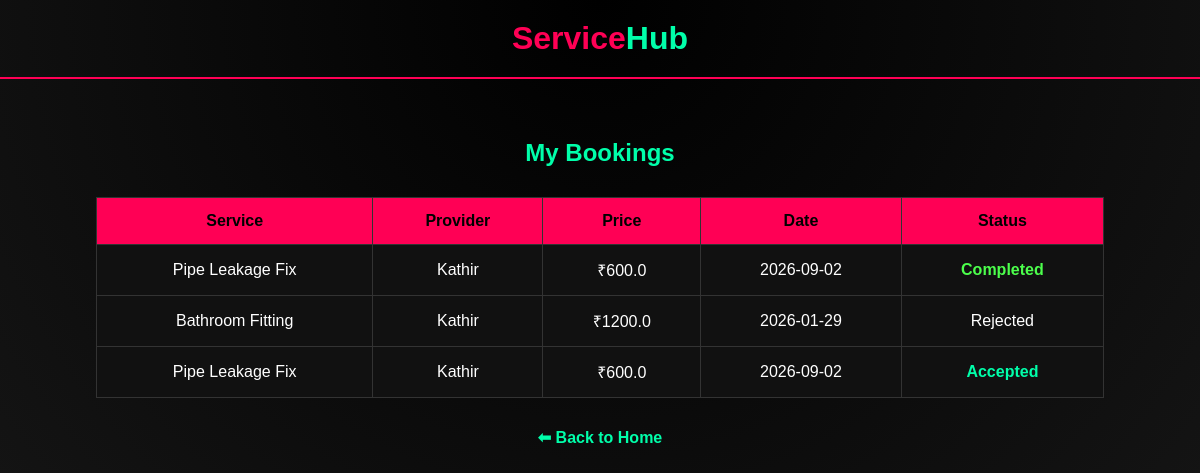
The app's page /my_bookings (signed in) with its own data.
### tables this page shows
CREATE TABLE bookings (
        id INTEGER PRIMARY KEY AUTOINCREMENT,
        user_id INTEGER,
        service_category TEXT,
        service_name TEXT,
        price REAL,
        booking_date TEXT,
        provider_id INTEGER,
        status TEXT DEFAULT 'Pending',
        admin_commission REAL DEFAULT 0,
        provider_amount REAL DEFAULT 0
    );

CREATE TABLE providers (
        id INTEGER PRIMARY KEY AUTOINCREMENT,
        name TEXT,
        service_type TEXT,
        email TEXT UNIQUE,
        password TEXT
    );

### app.py (the view)
@app.route("/my_bookings")
def my_bookings():
    if "user_id" not in session:
        return redirect(url_for("user_login"))
    conn = get_db()
    bookings = conn.execute("""
        SELECT b.service_name, b.price, b.booking_date, b.status,
               p.name AS provider_name
        FROM bookings b
        LEFT JOIN providers p ON b.provider_id = p.id
        WHERE b.user_id=?
    """, (session["user_id"],)).fetchall()
    conn.close()
    return render_template("my_bookings.html", bookings=bookings)

### app.py (called while the page is built)
def get_db():
    conn = sqlite3.connect(
        "servicehub.db",
        timeout=10,
        check_same_thread=False
    )
    conn.row_factory = sqlite3.Row
    return conn

### templates/my_bookings.html (shortened to what this page needs)
<!DOCTYPE html>
<html>
<head>
</head>
<body>
<div class="header">
    <div class="logo">Service<span>Hub</span></div>
</div>
<div class="container">
    <h2>My Bookings</h2>
    <table>
        <tr>
            <th>Service</th>
            <th>Provider</th>
            <th>Price</th>
            <th>Date</th>
            <th>Status</th>
        </tr>
        {% for b in bookings %}
        <tr>
            <td>{{ b.service_name }}</td>
            <td>{{ b.provider_name or "Not Assigned" }}</td>
            <td>₹{{ b.price }}</td>
            <td>{{ b.booking_date }}</td>
            <td class="
                {% if b.status == 'Pending' %}status-pending
                {% elif b.status == 'Accepted' %}status-accepted
                {% elif b.status == 'Completed' %}status-completed
                {% elif b.status == 'Cancelled' %}status-cancelled
                {% endif %}
            ">
                {{ b.status }}
            </td>
        </tr>
        {% endfor %}
    </table>
    <a href="/home" class="back">⬅ Back to Home</a>
</div>
</body>
</html>

### templates/my_bookings.html (style rules this page uses)
body { margin: 0; font-family: Arial, sans-serif; background: radial-gradient(circle at top, #000000, #1a1a1a); color: white; min-height: 100vh; }
.header { text-align: center; padding: 20px; border-bottom: 2px solid #ff0055; }
.logo { font-size: 32px; font-weight: bold; color: #ff0055; }
.logo span { color: #00ffaa; }
.container { padding: 40px; }
h2 { text-align: center; color: #00ffaa; margin-bottom: 30px; }
table { width: 90%; margin: auto; border-collapse: collapse; background: #111; }
th, td { padding: 14px; text-align: center; border: 1px solid #333; }
th { background: #ff0055; color: black; }
.status-accepted { color: #00ffaa; font-weight: bold; }
.status-completed { color: #4cff4c; font-weight: bold; }
.back { display: block; text-align: center; margin-top: 30px; color: #00ffaa; text-decoration: none; font-weight: bold; }

### records on screen
bookings: service_name "Pipe Leakage Fix", name "Kathir", price "600.0", booking_date "2026-09-02", status "Completed"
bookings: service_name "Bathroom Fitting", name "Kathir", price "1200.0", booking_date "2026-01-29", status "Rejected"
bookings: service_name "Pipe Leakage Fix", name "Kathir", price "600.0", booking_date "2026-09-02", status "Accepted"
